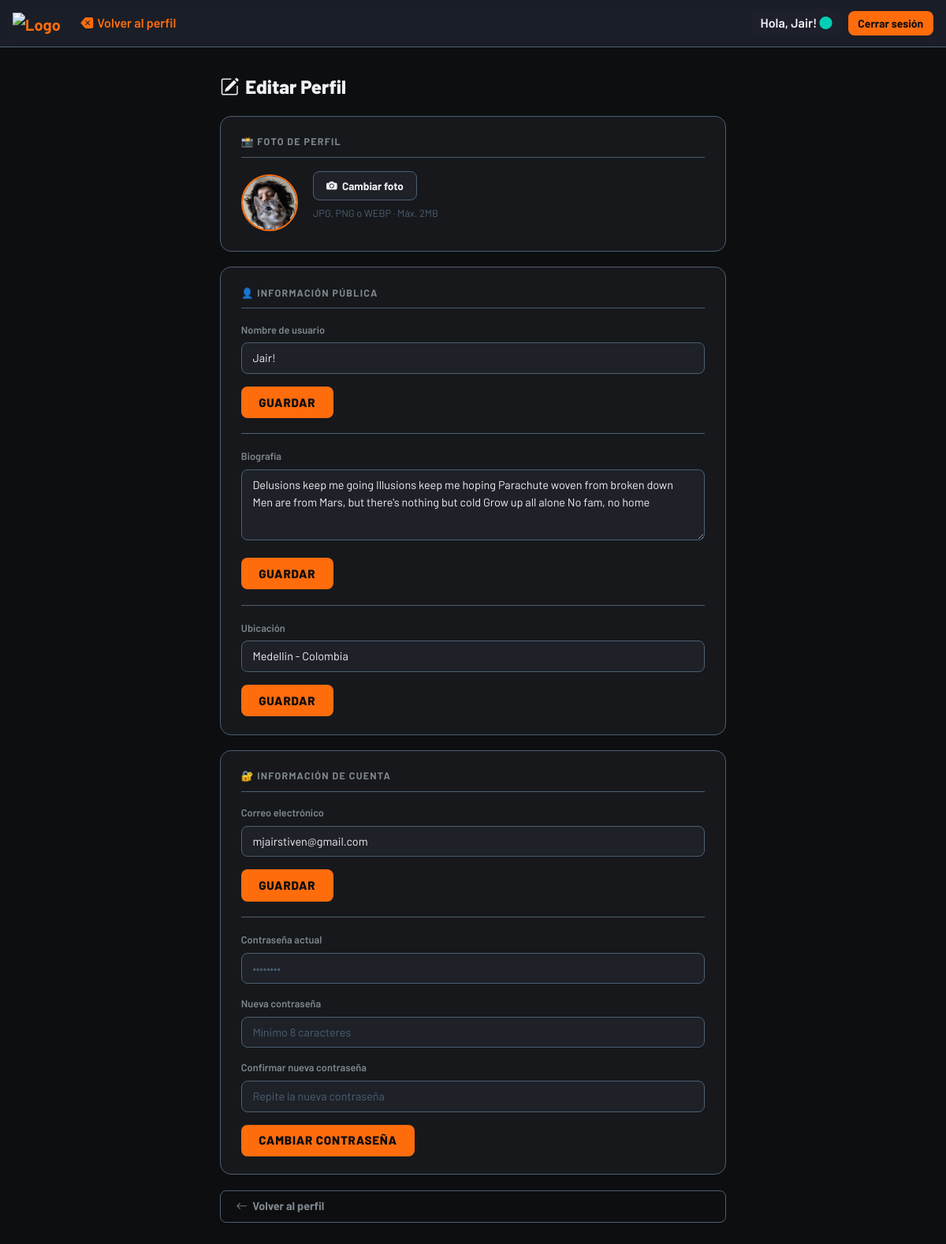
The app's page /profile/edit_profile.php (signed in) with its own data.
### tables this page shows
CREATE TABLE
  `users` (
    `id` int (11) NOT NULL,
    `nombre` varchar(30) NOT NULL,
    `correo` varchar(50) NOT NULL,
    `usuario` varchar(20) NOT NULL,
    `contraseña` varchar(155) NOT NULL,
    `profile_image` varchar(255) NOT NULL,
    `location` varchar(100) NOT NULL,
    `bio` text NOT NULL
  );

### profile/edit_profile.php (the view, shortened to what this page needs)
<?php
require_once '../php/conexion_be.php';
$user_id = intval($_SESSION['user_id'] ?? 0);
$row = mysqli_fetch_assoc(mysqli_query($conexion, "SELECT * FROM users WHERE id = '$user_id'"));
?>
<!DOCTYPE html>
<html lang="es">
<head>
    <link href="https://cdn.jsdelivr.net/npm/bootstrap@5.3.2/dist/css/bootstrap.min.css" rel="stylesheet">
    <link href="https://cdn.jsdelivr.net/npm/bootstrap-icons/font/bootstrap-icons.css" rel="stylesheet">
    <link rel="stylesheet" href="https://cdnjs.cloudflare.com/ajax/libs/font-awesome/7.0.1/css/all.min.css">
</head>
<body>
    <nav class="navbar navbar-dark navbar-expand-lg px-3 py-2">
        <a class="navbar-brand fw-bold" href="../home.php" style="color: var(--accent);">
            <img src="../assets/icons/iconoy.png" alt="Logo" style="width: 30px;">
        </a>
        <a href="index.php" class="btn-back-nav"><i class="bi bi-backspace-fill"></i> Volver al perfil</a>
        <div class="ms-auto d-flex align-items-center gap-2">
            <span
                style="background-color: rgba(30,33,44,0.84); padding: 5px 12px; border-radius: 8px; font-weight: 600; color: var(--text-main);">
                <?= isset($_SESSION['usuario']) ? "Hola, " . htmlspecialchars($_SESSION['usuario']) : "Invitado" ?>
                <i class="bi bi-circle-fill" style="color: var(--color-secondary-1);"></i>
            </span>
            <a href="../php/cerrar_sesion.php" class="btn btn-sm"
                style="background: var(--accent); color: #0d0e10; font-weight: 700; border: none; border-radius: 8px; padding: 0.3rem 0.8rem; transition: all 0.2s;">Cerrar
                sesión</a>
        </div>
    </nav>
    <div class="edit-layout">
        <div class="page-title"><i class="bi bi-pencil-square"></i> Editar Perfil</div>
        <div class="pcard">
            <div class="pcard-title">📸 Foto de perfil</div>
            <div class="foto-section">
                <?php if (!empty($row['profile_image']) && file_exists('../uploads/' . $row['profile_image'])): ?>
                    <img src="../uploads/<?= htmlspecialchars($row['profile_image']) ?>" class="avatar-img" alt="Foto">
                <?php else: ?>
                    <div class="avatar-initials"><?= strtoupper(substr($row['usuario'], 0, 1)) ?></div>
                <?php endif; ?>
                <div class="foto-info">
                    <form action="update.php" method="POST" enctype="multipart/form-data" id="fotoForm">
                        <label for="fotoInput" class="btn-upload">
                            <i class="bi bi-camera-fill"></i> Cambiar foto
                        </label>
                    </form>
                    <p>JPG, PNG o WEBP · Máx. 2MB</p>
                </div>
            </div>
        </div>
        <div class="pcard">
            <div class="pcard-title">👤 Información pública</div>
            <form action="update.php" method="POST">
                <div class="form-group">
                    <label class="form-label-custom">Nombre de usuario</label>
                    <input type="text" name="usuario" class="form-input"
                        value="<?= htmlspecialchars($row['usuario']) ?>" required minlength="3" maxlength="32">
                </div>
                <button type="submit" class="btn-save">Guardar</button>
            </form>
            <div style="height:1px;background:var(--border);margin:1.2rem 0;"></div>
            <form action="update.php" method="POST">
                <div class="form-group">
                    <label class="form-label-custom">Biografía</label>
                    <textarea name="bio" class="form-input" placeholder="Cuéntanos algo sobre ti..."
                        maxlength="250"><?= htmlspecialchars($row['bio'] ?? '') ?></textarea>
                </div>
                <button type="submit" class="btn-save">Guardar</button>
            </form>
            <div style="height:1px;background:var(--border);margin:1.2rem 0;"></div>
            <form action="update.php" method="POST">
                <div class="form-group">
                    <label class="form-label-custom">Ubicación</label>
                    <input type="text" name="location" class="form-input"
                        value="<?= htmlspecialchars($row['location'] ?? '') ?>" placeholder="Ej: Medellín, Colombia"
                        maxlength="100">
                </div>
                <button type="submit" class="btn-save">Guardar</button>
            </form>
        </div>
        <div class="pcard">
            <div class="pcard-title">🔐 Información de cuenta</div>
            <form action="update.php" method="POST">
                <div class="form-group">
                    <label class="form-label-custom">Correo electrónico</label>
                    <input type="email" name="correo" class="form-input" value="<?= htmlspecialchars($row['correo']) ?>"
                        required>
                </div>
                <button type="submit" class="btn-save">Guardar</button>
            </form>
            <div style="height:1px;background:var(--border);margin:1.2rem 0;"></div>
            <form action="update.php" method="POST">
                <div class="form-group">
                    <label class="form-label-custom">Contraseña actual</label>
                    <input type="password" name="password_actual" class="form-input" placeholder="••••••••" required>
                </div>
                <div class="form-group">
                    <label class="form-label-custom">Nueva contraseña</label>
                    <input type="password" name="password_nuevo" class="form-input" placeholder="Mínimo 8 caracteres"
                        required minlength="8">
                </div>
                <div class="form-group">
                    <label class="form-label-custom">Confirmar nueva contraseña</label>
                    <input type="password" name="password_confirmar" class="form-input"
                        placeholder="Repite la nueva contraseña" required>
                </div>
                <button type="submit" class="btn-save">Cambiar contraseña</button>
            </form>
        </div>
        <a href="index.php" class="btn-back"><i class="bi bi-arrow-left"></i> Volver al perfil</a>
    </div>
</body>
</html>

### profile/edit_profile.php (style rules this page uses)
:root { --color-primary: #FF6C0C; --color-secondary-1: #00CFB4; --color-secondary-2: #4C5F71; --color-secondary-3: #0062A8; --color-secondary-4: #1E212C; --color-secondary-5: #7D868C; --text-main: #f1f5f9; --bg-base: #0d0e10; --bg-surface: #16181c; --bg-card: #1E2128; --border: #4C5F71; --accent: #FF6C0C; --accent-dark: #c99010; --text-primary: #f0f1f3; --text-secondary: #7D868C; --text-muted: #4C5F71; --font-display: 'Barlow', sans-serif; --font-body: 'Barlow', sans-serif; --radius-md: 10px; --radius-lg: 14px; --color-success: #00CFB4; --color-danger: #dc3545; }
*, *::before, *::after { box-sizing: border-box; margin: 0; padding: 0; }
body { background-color: var(--bg-base); color: var(--text-primary); font-family: var(--font-body); min-height: 100vh; -webkit-font-smoothing: antialiased; }
.navbar { background-color: rgba(30, 33, 44, 0.85) !important; backdrop-filter: blur(8px); border-bottom: 1px solid var(--border); }
.edit-layout { max-width: 680px; margin: 2rem auto; padding: 0 1.2rem 3rem; display: flex; flex-direction: column; gap: 1.2rem; }
.page-title { font-family: var(--font-display); font-size: 1.5rem; font-weight: 800; color: var(--text-primary); display: flex; align-items: center; gap: 0.5rem; }
.pcard { background: var(--bg-surface); border: 1px solid var(--border); border-radius: var(--radius-lg); padding: 1.4rem 1.6rem; }
.pcard-title { font-family: var(--font-display); font-size: 0.78rem; font-weight: 700; letter-spacing: 0.1em; text-transform: uppercase; color: var(--text-secondary); margin-bottom: 1.1rem; padding-bottom: 0.6rem; border-bottom: 1px solid var(--border); }
.foto-section { display: flex; align-items: center; gap: 1.2rem; }
.avatar-img { width: 72px; height: 72px; border-radius: 50%; object-fit: cover; border: 2.5px solid var(--accent); flex-shrink: 0; }
.foto-info { flex: 1; }
.foto-info p { font-size: 0.8rem; color: var(--text-muted); margin-top: 0.4rem; }
.btn-upload { display: inline-flex; align-items: center; gap: 0.4rem; background: var(--bg-card); border: 1.5px solid var(--border); color: var(--text-primary); border-radius: 8px; padding: 0.45rem 1rem; font-family: var(--font-display); font-size: 0.85rem; font-weight: 700; cursor: pointer; transition: all 0.2s; }
.form-group { margin-bottom: 1rem; }
.form-label-custom { font-size: 0.8rem; font-weight: 600; color: var(--text-secondary); margin-bottom: 0.4rem; display: block; }
.form-input { width: 100%; background: var(--bg-card); border: 1.5px solid var(--border); border-radius: 8px; color: var(--text-primary); font-family: var(--font-body); font-size: 0.9rem; padding: 0.5rem 0.85rem; outline: none; transition: border-color 0.2s; }
.form-input::placeholder { color: var(--text-muted); }
textarea.form-input { resize: vertical; min-height: 90px; }
.btn-save { background: var(--accent); color: #0d0e10; border: none; border-radius: 8px; font-family: var(--font-display); font-size: 0.95rem; font-weight: 800; letter-spacing: 0.05em; padding: 0.55rem 1.4rem; cursor: pointer; transition: background 0.2s, transform 0.15s; text-transform: uppercase; }
.btn-back { display: inline-flex; align-items: center; gap: 0.4rem; background: transparent; border: 1.5px solid var(--border); color: var(--text-secondary); border-radius: 8px; padding: 0.55rem 1.2rem; font-family: var(--font-display); font-size: 0.9rem; font-weight: 700; text-decoration: none; transition: all 0.2s; }
.btn-back-nav { color: var(--accent); font-weight: 600; transition: all 0.2s; display: inline-flex; align-items: center; gap: 0.3rem; padding: 0.3rem 0.6rem; border-radius: 6px; text-decoration: none; }

### records on screen
users: profile_image (picture), usuario "Jair!", bio "Delusions keep me going Illusions keep me hoping Parachute woven from broken down Men are from Mars, but there's nothing but cold Grow up all alone No fam, no home", location "Medellin - Colombia", correo "mjairstiven@gmail.com"

### other values on screen
$_SESSION['usuario'] "Jair!"
